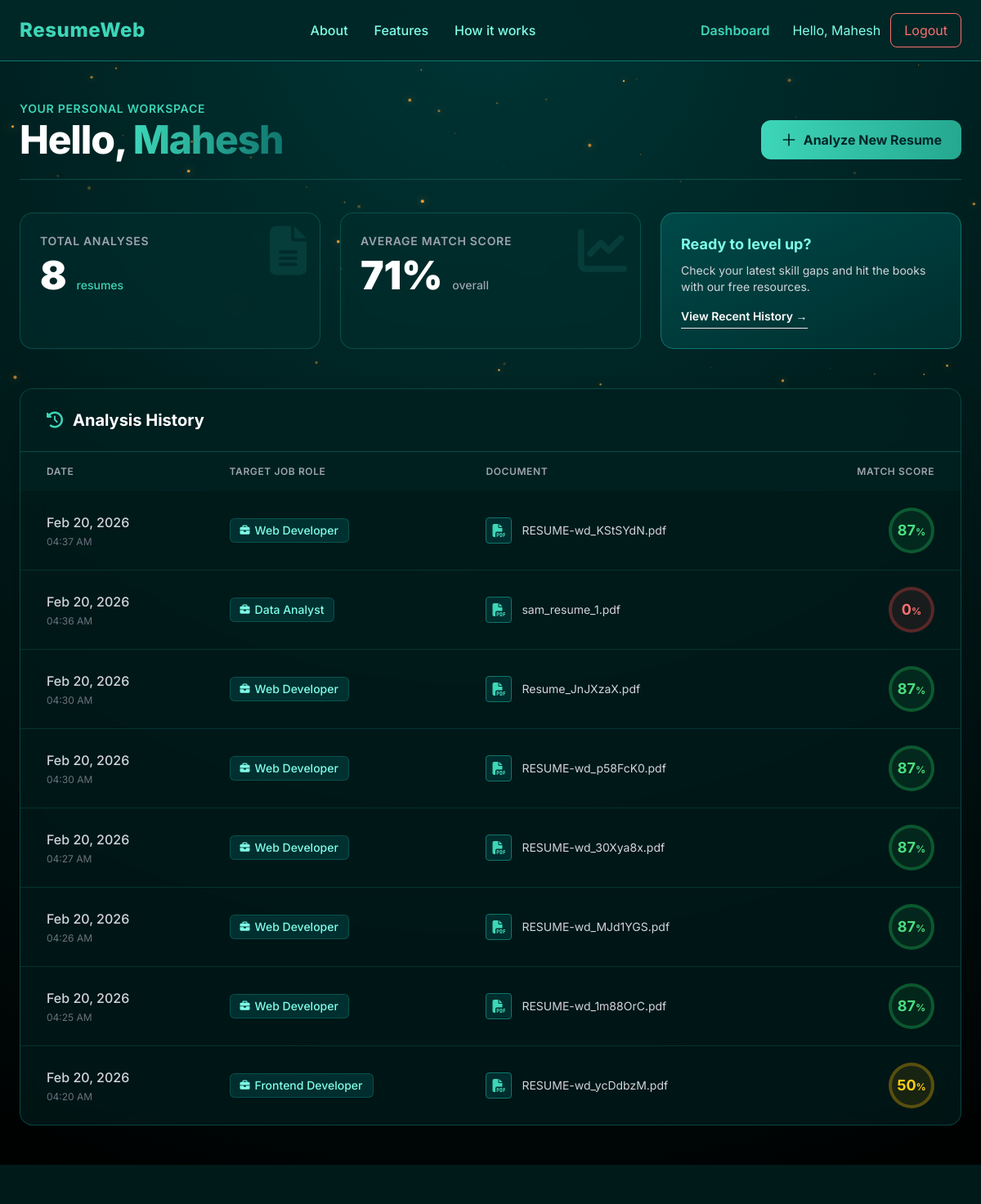
Screenshot of /dashboard/ (signed in) with the database file from the repository.
### analyzer/models.py (models this page shows, shortened)
class Resume(models.Model):
    user = models.ForeignKey(User, on_delete=models.CASCADE, null=True, blank=True)
    file = models.FileField(upload_to='resumes/')
    uploaded_at = models.DateTimeField(auto_now_add=True)
    job_role = models.ForeignKey(JobRole, on_delete=models.CASCADE, null=True, blank=True)
    parsed_content = models.TextField(blank=True, null=True)
    extracted_skills = models.JSONField(default=list, blank=True)
    missing_skills = models.JSONField(default=list, blank=True)
    match_score = models.IntegerField(default=0)

class JobRole(models.Model):
    title = models.CharField(max_length=100)
    required_skills = models.JSONField(default=list)

### core/views.py (the view)
# urls.py: path('dashboard/', dashboard, name='dashboard'),
@login_required
def dashboard(request):
    resumes = Resume.objects.filter(user=request.user).order_by('-uploaded_at')
    avg_score = 0
    if resumes.exists():
        total_score = sum(r.match_score for r in resumes)
        avg_score = int(total_score / resumes.count())
    context = {
        'resumes': resumes,
        'total_analyzed': resumes.count(),
        'avg_score': avg_score
    }
    return render(request, 'dashboard.html', context)

### templates/dashboard.html (shortened to what this page needs)
{% extends 'base.html' %}
{% block content %}
<section class="max-w-7xl mx-auto px-6 py-12">
    <div class="mb-10 flex flex-col md:flex-row md:items-end justify-between gap-6 border-b border-[#0f766e]/50 pb-6">
        <div>
            <p class="text-[#3dd6b8] font-semibold tracking-wider uppercase text-sm mb-1">Your Personal Workspace</p>
            <h1 class="text-4xl lg:text-5xl font-extrabold text-white tracking-tight">
                Hello, <span class="text-transparent bg-clip-text bg-gradient-to-r from-[#3dd6b8] to-[#0f766e]">
                </span>
            </h1>
        </div>
        <a href="{% url 'upload_resume' %}"
            class="inline-flex items-center justify-center gap-2 bg-gradient-to-r from-[#3dd6b8] to-[#25a890] text-[#002727] px-6 py-3 rounded-xl font-bold hover:shadow-[0_0_20px_rgba(61,214,184,0.4)] hover:scale-105 transition-all duration-300">
            <svg class="w-5 h-5" fill="none" stroke="currentColor" viewBox="0 0 24 24">
                <path stroke-linecap="round" stroke-linejoin="round" stroke-width="2" d="M12 4v16m8-8H4"></path>
            </svg>
            Analyze New Resume
        </a>
    </div>
    <div class="grid grid-cols-1 md:grid-cols-3 gap-6 mb-12">
        <div
            class="relative overflow-hidden bg-[#002d2d]/60 backdrop-blur-md p-6 rounded-2xl border border-[#0f766e]/50 hover:border-[#3dd6b8]/50 transition-colors group">
            <div class="absolute top-0 right-0 p-4 opacity-10 group-hover:opacity-20 transition-opacity">
                <i class="fas fa-file-alt text-6xl text-[#3dd6b8]"></i>
            </div>
            <h3 class="text-gray-400 text-sm font-semibold uppercase tracking-wider mb-2">Total Analyses</h3>
            <div class="flex items-baseline gap-3">
                <span class="text-5xl font-black text-white">{{ total_analyzed }}</span>
                <span class="text-[#3dd6b8] text-sm font-medium">resumes</span>
            </div>
        </div>
        <div
            class="relative overflow-hidden bg-[#002d2d]/60 backdrop-blur-md p-6 rounded-2xl border border-[#0f766e]/50 hover:border-[#3dd6b8]/50 transition-colors group">
            <div class="absolute top-0 right-0 p-4 opacity-10 group-hover:opacity-20 transition-opacity">
                <i class="fas fa-chart-line text-6xl text-[#3dd6b8]"></i>
            </div>
            <h3 class="text-gray-400 text-sm font-semibold uppercase tracking-wider mb-2">Average Match Score</h3>
            <div class="flex items-baseline gap-3">
                <span class="text-5xl font-black text-white">{{ avg_score }}%</span>
                <span class="text-gray-400 text-sm font-medium">overall</span>
            </div>
        </div>
        <div
            class="relative overflow-hidden bg-gradient-to-br from-[#004949] to-[#002d2d] backdrop-blur-md p-6 rounded-2xl border border-[#0f766e] group flex flex-col justify-center items-start">
            <h3 class="text-[#7fffe9] text-lg font-bold mb-2">Ready to level up?</h3>
            <p class="text-gray-300 text-sm mb-4">Check your latest skill gaps and hit the books with our free
                resources.</p>
            {% if resumes %}
            <a href="#history"
                class="text-sm font-semibold text-white border-b hover:text-[#3dd6b8] hover:border-[#3dd6b8] transition-colors pb-1">View
                Recent History &rarr;</a>
            {% else %}
            <span class="text-sm italic text-gray-500">Upload a resume first</span>
            {% endif %}
        </div>
    </div>
    <div id="history"
        class="bg-[#001a1a]/80 backdrop-blur-lg rounded-2xl border border-[#0f766e]/50 overflow-hidden shadow-2xl">
        <div class="px-8 py-6 border-b border-[#0f766e]/50 bg-[#002d2d]/30 flex justify-between items-center">
            <h2 class="text-xl font-bold text-white flex items-center gap-3">
                <i class="fas fa-history text-[#3dd6b8]"></i> Analysis History
            </h2>
        </div>
        <div class="p-0">
            {% if resumes %}
            <div class="overflow-x-auto">
                <table class="w-full text-left border-collapse">
                    <thead>
                        <tr class="bg-[#002727]/50 text-gray-400 text-xs uppercase tracking-wider">
                            <th class="py-4 px-8 font-semibold">Date</th>
                            <th class="py-4 px-6 font-semibold">Target Job Role</th>
                            <th class="py-4 px-6 font-semibold">Document</th>
                            <th class="py-4 px-8 font-semibold text-right">Match Score</th>
                        </tr>
                    </thead>
                    <tbody class="divide-y divide-[#0f766e]/30">
                        {% for resume in resumes %}
                        <tr class="hover:bg-[#003636]/50 transition-colors group">
                            <td class="py-5 px-8 whitespace-nowrap">
                                <span class="text-gray-300 font-medium">{{ resume.uploaded_at|date:"M d, Y" }}</span>
                                <div class="text-xs text-gray-500 mt-1">{{ resume.uploaded_at|time:"H:i A" }}</div>
                            </td>
                            <td class="py-5 px-6">
                                {% if resume.job_role %}
                                <span
                                    class="inline-flex items-center gap-1.5 px-3 py-1 rounded-md bg-[#004949]/50 text-[#7fffe9] text-sm font-medium border border-[#0f766e]/50">
                                    <i class="fas fa-briefcase text-xs"></i> {{ resume.job_role.title }}
                                </span>
                                {% else %}
                                <span class="text-gray-500 italic text-sm">Not specified</span>
                                {% endif %}
                            </td>
                            <td class="py-5 px-6">
                                <div class="flex items-center gap-3">
                                    <div
                                        class="w-8 h-8 rounded bg-[#002d2d] border border-[#0f766e] flex items-center justify-center text-[#3dd6b8]">
                                        {% if '.pdf' in resume.file.name|lower %}
                                        <i class="fas fa-file-pdf"></i>
                                        {% else %}
                                        <i class="fas fa-file-word"></i>
                                        {% endif %}
                                    </div>
                                    <span
                                        class="text-gray-300 text-sm max-w-[200px] truncate group-hover:text-white transition-colors"
                                        title="{{ resume.file.name|slice:'8:' }}">
                                        {{ resume.file.name|slice:"8:" }}
                                    </span>
                                </div>
                            </td>
                            <td class="py-5 px-8 text-right">
                                <div class="inline-flex items-center justify-center w-14 h-14 rounded-full border-4
                                    {% if resume.match_score >= 80 %} border-green-500/30 text-green-400 bg-green-500/10
                                    {% elif resume.match_score >= 50 %} border-yellow-500/30 text-yellow-400 bg-yellow-500/10
                                    {% else %} border-red-500/30 text-red-400 bg-red-500/10
                                    {% endif %}">
                                    <span class="text-lg font-bold">{{ resume.match_score }}<span
                                            class="text-xs">%</span></span>
                                </div>
                            </td>
                        </tr>
                        {% endfor %}
                    </tbody>
                </table>
            </div>
            {% endif %}
        </div>
    </div>
</section>
{% endblock %}

### templates/base.html (shortened to what this page needs)
<!DOCTYPE html>
<html lang="en">
<head>
    <script src="https://cdn.tailwindcss.com"></script>
    <link rel="stylesheet" href="https://cdnjs.cloudflare.com/ajax/libs/font-awesome/6.5.0/css/all.min.css" />
</head>
<body class="text-white min-h-screen flex flex-col">
    <header class="w-full py-4 bg-[#002727]/90 backdrop-blur-md sticky top-0 z-50 border-b border-[#0f766e]">
        <div class="max-w-7xl mx-auto flex items-center justify-between px-6">
            <a href="{% url 'home' %}" class="text-2xl font-extrabold text-[#3dd6b8] tracking-wide">
                ResumeWeb
            </a>
            <nav class="hidden md:flex items-center gap-8 text-[#7fffe9] font-medium">
                <a href="{% url 'home' %}#about" class="hover:text-white transition">About</a>
                <a href="{% url 'home' %}#features" class="hover:text-white transition">Features</a>
                <a href="{% url 'home' %}#how" class="hover:text-white transition">How it works</a>
            </nav>
            <div class="flex gap-3 items-center">
                {% if user.is_authenticated %}
                <a href="{% url 'dashboard' %}"
                    class="text-[#3dd6b8] hover:text-white transition hidden md:inline mr-4 font-semibold">
                    Dashboard
                </a>
                <span class="text-[#7fffe9] hidden md:inline">Hello, {{ user.username|default:user.email }}</span>
                <a href="{% url 'logout' %}"
                    class="px-4 py-2 border border-red-400 rounded-lg text-red-400 hover:bg-red-400 hover:text-[#002727] transition">
                    Logout
                </a>
                {% endif %}
            </div>
        </div>
    </header>
    <main class="flex-grow">
        {% block content %}
        {% endblock %}
    </main>
    <footer class="py-6 text-center text-gray-500 text-sm bg-[#001a1a]">
    </footer>
</body>
</html>

### templates/base.html (style rules this page uses)
body { font-family: 'Inter', sans-serif; background: radial-gradient(circle at top, #003636, #001a1a, #000); overflow-x: hidden; }

### rows the page displays
Resume: uploaded_at "Feb 20, 2026", uploaded_at "04:37 AM", job_role "Web Developer", file.name "RESUME-wd_KStSYdN.pdf", match_score "87"
Resume: uploaded_at "Feb 20, 2026", uploaded_at "04:36 AM", job_role "Data Analyst", file.name "sam_resume_1.pdf", match_score "0"
Resume: uploaded_at "Feb 20, 2026", uploaded_at "04:30 AM", job_role "Web Developer", file.name "Resume_JnJXzaX.pdf", match_score "87"
Resume: uploaded_at "Feb 20, 2026", uploaded_at "04:30 AM", job_role "Web Developer", file.name "RESUME-wd_p58FcK0.pdf", match_score "87"
Resume: uploaded_at "Feb 20, 2026", uploaded_at "04:27 AM", job_role "Web Developer", file.name "RESUME-wd_30Xya8x.pdf", match_score "87"
Resume: uploaded_at "Feb 20, 2026", uploaded_at "04:26 AM", job_role "Web Developer", file.name "RESUME-wd_MJd1YGS.pdf", match_score "87"
Resume: uploaded_at "Feb 20, 2026", uploaded_at "04:25 AM", job_role "Web Developer", file.name "RESUME-wd_1m88OrC.pdf", match_score "87"
Resume: uploaded_at "Feb 20, 2026", uploaded_at "04:20 AM", job_role "Frontend Developer", file.name "RESUME-wd_ycDdbzM.pdf", match_score "50"

### other values shown
{{ user.username|default:user.email }} "Mahesh"
{{ total_analyzed }} "8"
{{ avg_score }} "71"
